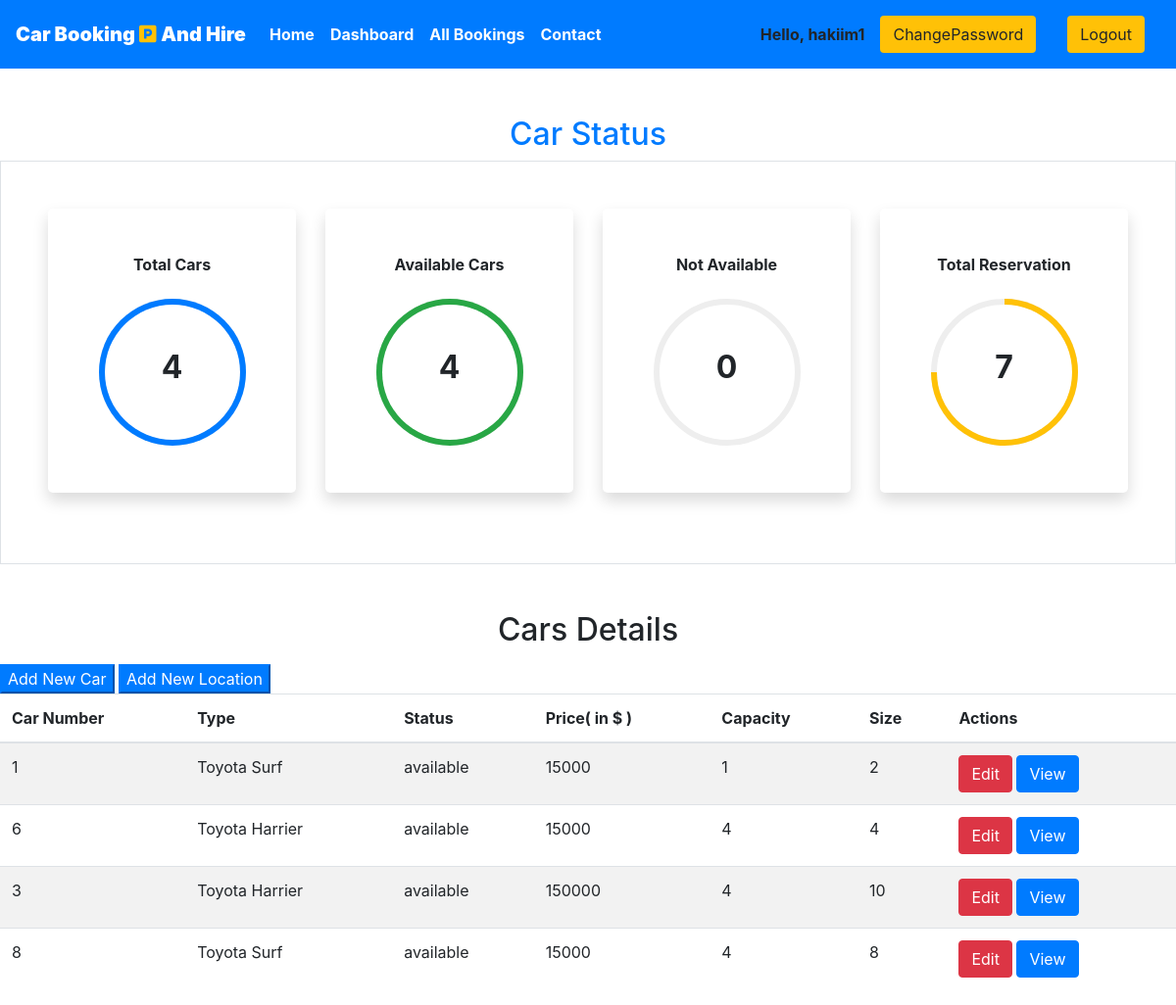
Page /staff/panel (signed in) on the committed database.
### CarHire/models.py (models this page shows, shortened)
class Cars(models.Model):
    CAR_STATUS = (
    ("1", "available"),
    ("2", "not available"),
    )
    CAR_TYPE = (
     ("1", "Toyota Harrier"),
     ("2", "Toyota Surf"),
     ("3","Subaru Forester"),
     ("4","Subaru Outback"),
     ("5","Subaru Cross"),
     ("6","Subaru Impreza"),
     ("7","Nissan X-Trail"),
     ("8","Mazda CX-5"),
     ("9","Toyota RAV4"),
     ("10","Mitsubishi Pajero"),
     ("11","Mitsubishi Montero"),
     ("12","Mitsubishi Montero Sport"),
     ("13","Toyota Land Cruiser Prado"),
     ("14","Toyota Fortuner"),
     ("15","Nissan Patro"),
     ("16","Toyota RAV4 Avensis"),
     ("17","Toyota Highlander"),
     ("18","Nissan Altima"),
     ("19","Nissan Rogue"),
     ("20","Honda Civic"),
     ("21","Honda CR-V"),
     ("22","Ford Fusion"),
     ("23","Ford Mustang"),
     ("24","Ford Explorer"),
     ("25","Ford Focus"),
     ("26","Ford Fiesta"),
     ("27","Ford Edge"),
     ("28","Ford C-Max Hybrid"),
     ("29","Ford Mustang GT"),
     ("30","Ford Escape"),
     )
    car_type = models.CharField(max_length=50,choices = CAR_TYPE)
    capacity = models.IntegerField()
    price = models.IntegerField()
    size = models.IntegerField()
    parking = models.ForeignKey(Parking, on_delete = models.CASCADE)
    status = models.CharField(choices =CAR_STATUS,max_length = 15)
    carnumber = models.IntegerField()

### CarHire/views.py (the view)
# urls.py: path('staff/panel', views.panel,name="staffpanel"),
@login_required(login_url='/staff')
def panel(request):
    if request.user.is_staff == False:
        return HttpResponse('Access Denied')
    cars = Cars.objects.all()
    total_cars = len(cars)
    available_cars = len(Cars.objects.all().filter(status='1'))
    unavailable_cars = len(Cars.objects.all().filter(status='2'))
    reserved = len(Reservation.objects.all())
    parking = Parking.objects.values_list('location','id').distinct().order_by()
    response = render(request,'staff/panel.html',{'location':parking,'reserved':reserved,'cars':cars,'total_cars':total_cars,'available':available_cars,'unavailable':unavailable_cars})
    return HttpResponse(response)

### CarHire/templatetags/app_tags.py (called while the page is built)
@register.filter
def percentage(value1, value2):
    if int(value2) == 0:
        return 0  # or any default value, e.g., "N/A" or "Undefined"
    return int(value1) / int(value2) * 100

### CarHire/templates/staff/panel.html (shortened to what this page needs)
{% extends 'basic.html' %} {% block title %} staff panel {% endblock title %}  {% block body %}
<section class="my-5 ">
    {%load app_tags%}
    <h2 class="text-center text-primary">Car Status</h2>
    <div class="container-fluid px-5 py-5 border">
        <div class="row">
            <div class="col-xl-3 col-lg-6 col-sm-12 mb-4 ">
                <div class="bg-white rounded-lg p-5 shadow">
                    <h2 class="h6 font-weight-bold text-center mb-4">Total Cars</h2>
                    <div class="progress mx-auto" data-value={{ total_cars|percentage:total_cars}}>
                        <span class="progress-left">
                                    <span class="progress-bar border-primary"></span>
                        </span>
                        <span class="progress-right">
                                    <span class="progress-bar border-primary"></span>
                        </span>
                        <div class="progress-value w-100 h-100 rounded-circle d-flex align-items-center justify-content-center">
                            <div class="h2 font-weight-bold">{{ total_cars}}</div>
                        </div>
                    </div>
                </div>
            </div>
            <div class="col-xl-3 col-lg-6 col-sm-12 mb-4">
                <div class="bg-white rounded-lg p-5 shadow">
                    <h2 class="h6 font-weight-bold text-center mb-4">Available Cars</h2>
                    <div class="progress mx-auto" data-value={{ available|percentage:total_cars}}>
                        <span class="progress-left">
                                    <span class="progress-bar border-success"></span>
                        </span>
                        <span class="progress-right">
                                    <span class="progress-bar border-success"></span>
                        </span>
                        <div class="progress-value w-100 h-100 rounded-circle d-flex align-items-center justify-content-center">
                            <div class="h2 font-weight-bold">{{ available}}</div>
                        </div>
                    </div>
                </div>
            </div>
            <div class="col-xl-3 col-lg-6 col-sm-12 mb-4">
                <div class="bg-white rounded-lg p-5 shadow">
                    <h2 class="h6 font-weight-bold text-center mb-4">Not Available</h2>
                    <div class="progress mx-auto" data-value={{ unavailable|percentage:total_cars}}>
                        <span class="progress-left">
                        </span>
                        <span class="progress-right">
                        </span>
                        <div class="progress-value w-100 h-100 rounded-circle d-flex align-items-center justify-content-center">
                            <div class="h2 font-weight-bold">{{ unavailable}}</div>
                        </div>
                    </div>
                </div>
            </div>
            <div class="col-xl-3 col-lg-6 col-sm-12 mb-4">
                <div class="bg-white rounded-lg p-5 shadow">
                    <h2 class="h6 font-weight-bold text-center mb-4">Total Reservation</h2>
                    <div class="progress mx-auto" data-value={{reserved |percentage:total_cars}}>
                        <span class="progress-left">
                                    <span class="progress-bar border-warning"></span>
                        </span>
                        <span class="progress-right">
                                    <span class="progress-bar border-warning"></span>
                        </span>
                        <div class="progress-value w-100 h-100 rounded-circle d-flex align-items-center justify-content-center">
                            <div class="h2 font-weight-bold">{{reserved}}</div>
                        </div>
                    </div>
                </div>
            </div>
        </div>
    </div>
</section>
<h2 class="text-center pb-2">Cars Details</h2>
<Button class="btn-group btn-primary" data-toggle="modal" data-target="#newcar">Add New Car</Button>
<Button class="btn-group btn-primary " data-toggle="modal" data-target="#newlocation">Add New Location</Button>
<table class="table table-striped  ">
    <thead>
        <th>Car Number</th>
        <th>Type</th>
        <th>Status</th>
        <th>Price( in $ )</th>
        <th>Capacity</th>
        <th>Size</th>
        <th colspan="2">Actions</th>
    </thead>
    {% if cars %} {% for each_car in cars %}
    <tr>
        <td>{{each_car.carnumber}}</td>
        <td>{{each_car.get_car_type_display}}</td>
        <td>{{each_car.get_status_display}}</td>
        <td>{{each_car.price}}</td>
        <td>{{each_car.capacity}}</td>
        <td>{{each_car.size}}</td>
        <td colspan="2">
            <a href="/staff/panel/edit-car?carid={{each_car.id}}"><Button class="btn btn-danger">Edit</Button></a>
            <a href="/staff/panel/view-car?carid={{each_car.id}}"><Button class="btn btn-primary">View</Button></a>
        </td>
    </tr>
    {% endfor %} {% endif %}
</table>
{% endblock body %}

### CarHire/templates/basic.html (shortened to what this page needs)
{% load static %}
<!DOCTYPE html>
<!DOCTYPE html>
<html lang="en">
<head>
    <link rel="stylesheet" href="https://use.fontawesome.com/releases/v5.7.0/css/all.css"
>
    <link rel="stylesheet" href="{% static 'bootstrap\bootstrap.css' %}">
    <link rel="stylesheet" href="https://maxcdn.bootstrapcdn.com/bootstrap/4.5.0/css/bootstrap.min.css">
</head>
<body>
    <div class="container-fluid px-0">
        <nav class="navbar navbar-expand-lg navbar-dark bg-primary font-weight-bold">
            <a class="navbar-brand text-bold bg-black " href="/"><b>Car Booking </b><i class="fas fa-parking text-warning"></i>
                <b>And Hire</b></a>
            <div class="collapse navbar-collapse " id="navbarSupportedContent">
                <ul class="navbar-nav mr-auto ">
                    <li class="nav-item active">
                        <a class="nav-link text-bold " href="/home"> Home</a>
                    </li>
                    {% if user.is_staff %}
                    <li class="nav-item active">
                        <a class="nav-link text-bold" href="/staff/panel">Dashboard </a>
                    </li>
                    {% elif user.is_staff == False and user.is_authenticated %}
                    <li class="nav-item active">
                        <a class="nav-link text-bold" href="/user/bookings">My Bookings </a>
                    </li>
                    {% endif %}
                    {% if user.is_staff %}
                    <li class="nav-item active">
                        <a class="nav-link text-bold" href="/staff/allbookings">All Bookings </a>
                    </li>
                    {% endif %}
                    <li class="nav-item active">
                        <a class="nav-link text-bold" href="{% url 'contactpage' %}">Contact </a>
                    </li>
                </ul>
                {% if request.user.is_authenticated %}
                Hello, {{request.user}}
                <a href="/changepassword" class="nav-link">
                    <button class="btn btn-group bg-warning" data-toggle="modal"
                        data-target="#forlogin">ChangePassword</button>
                </a>
                <a href="/lg" class="nav-link">
                    <button class="btn btn-group bg-warning" data-toggle="modal" data-target="#forlogin">Logout</button>
                </a>
                {% endif %}
            </div>
        </nav>
    </div>
    {% block body %}
    {% endblock body %}
</body>
</html>

### CarHire/templates/staff/panel.html (style rules this page uses)
.progress { width: 150px; height: 150px; background: none; position: relative; }
.progress::after { content: ""; width: 100%; height: 100%; border-radius: 50%; border: 6px solid #eee; position: absolute; top: 0; left: 0; }
.progress>span { width: 50%; height: 100%; overflow: hidden; position: absolute; top: 0; z-index: 1; }
.progress .progress-left { left: 0; }
.progress .progress-bar { width: 100%; height: 100%; background: none; border-width: 6px; border-style: solid; position: absolute; top: 0; }
.progress .progress-left .progress-bar { left: 100%; border-top-right-radius: 80px; border-bottom-right-radius: 80px; border-left: 0; -webkit-transform-origin: center left; transform-origin: center left; }
.progress .progress-right { right: 0; }
.progress .progress-right .progress-bar { left: -100%; border-top-left-radius: 80px; border-bottom-left-radius: 80px; border-right: 0; -webkit-transform-origin: center right; transform-origin: center right; }
.progress .progress-value { position: absolute; top: 0; left: 0; }
body { min-height: 100vh; }
.rounded-lg { border-radius: 1rem; }

### CarHire/templates/basic.html (style rules this page uses)
a { text-decoration: none; }

### rows in the picture
Cars: carnumber "1", car_type "Toyota Surf", status "available", price "15000", capacity "1", size "2"
Cars: carnumber "6", car_type "Toyota Harrier", status "available", price "15000", capacity "4", size "4"
Cars: carnumber "3", car_type "Toyota Harrier", status "available", price "150000", capacity "4", size "10"
Cars: carnumber "8", car_type "Toyota Surf", status "available", price "15000", capacity "4", size "8"

### other values in the picture
{{ request.user }} "hakiim1"
{{ total_cars }} "4"
{{ available }} "4"
{{ unavailable }} "0"
{{ reserved }} "7"
